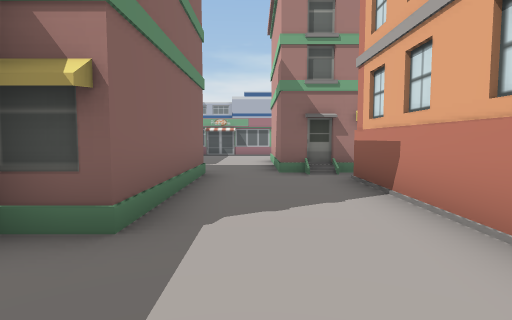
[1] (above)

24 first-person views from a walk through a scene from a Unity 3-D project. The camera is 1.5 m above the floor, tilts 4° down and sees 80° across. The floor is counted in squares, 2 m on a side. Each view is taken from the middle of a square. On the plan, view 1 faces up. The plan holds only what a view shows up to about 10 squares ahead; the rest is blank. The place goes on beyond the plan.

[2]
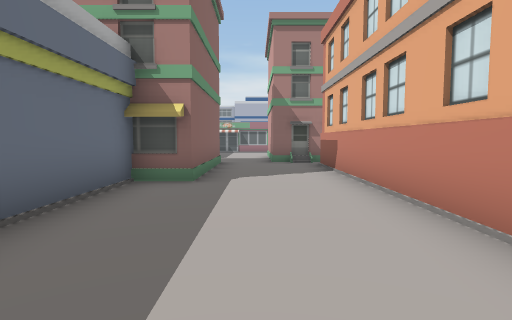

[3]
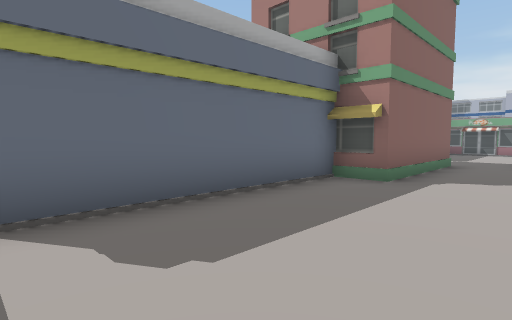

[4]
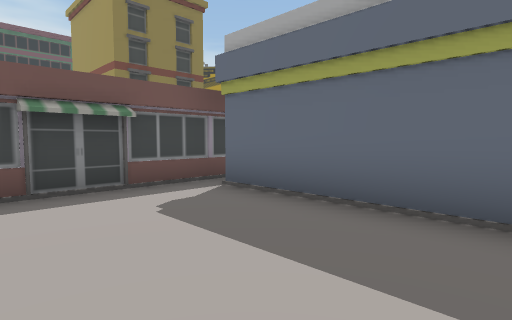

[5]
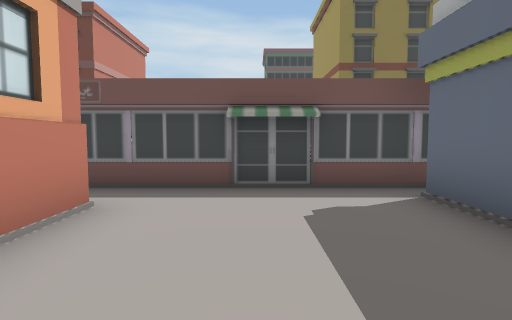

[6]
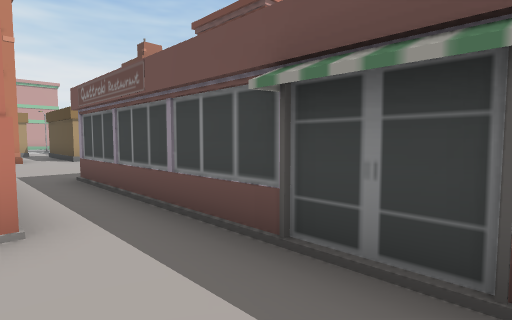

[7]
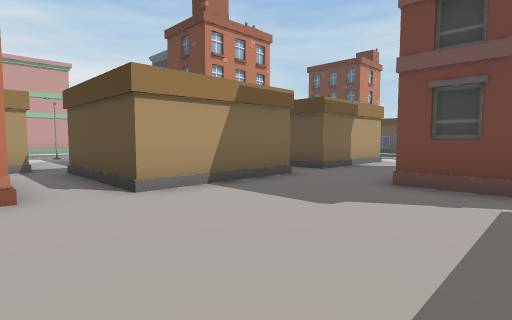

[8]
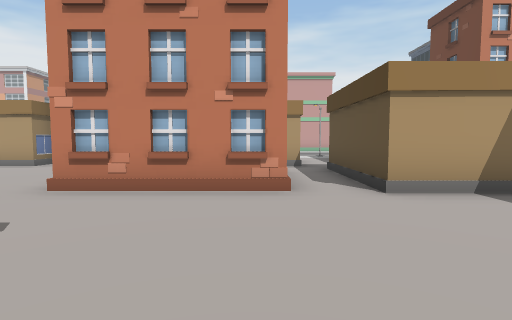

[9]
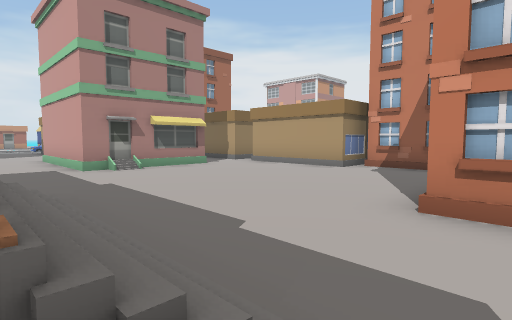

[10]
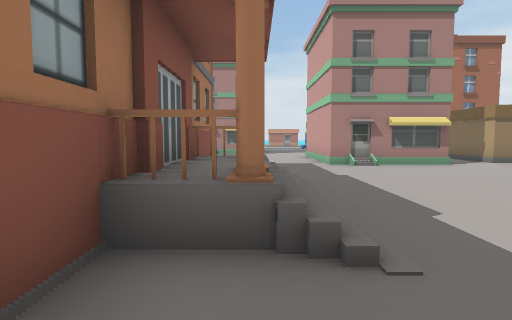

[11]
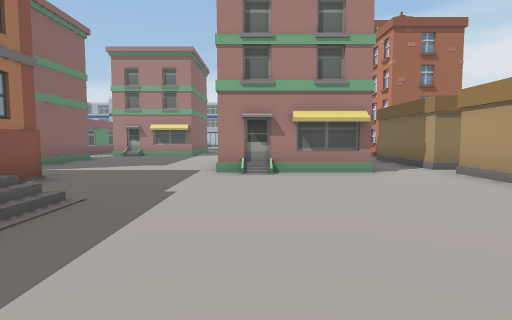

[12]
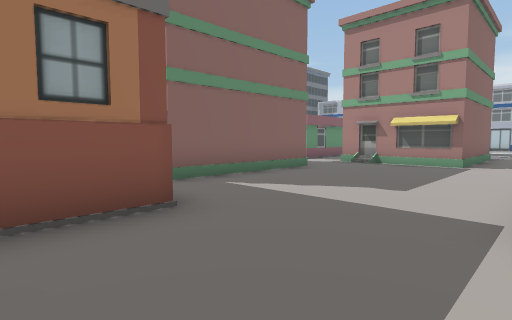

[13]
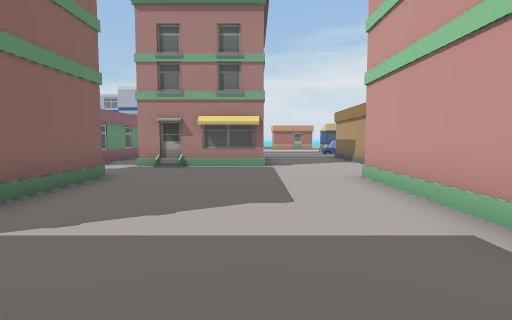

[14]
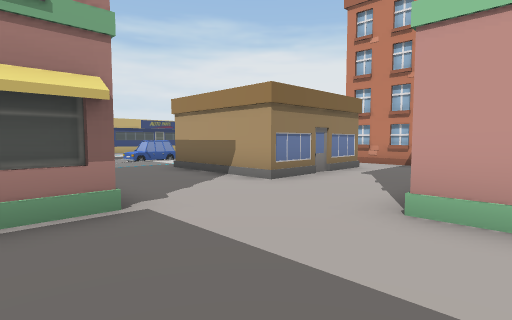

[15]
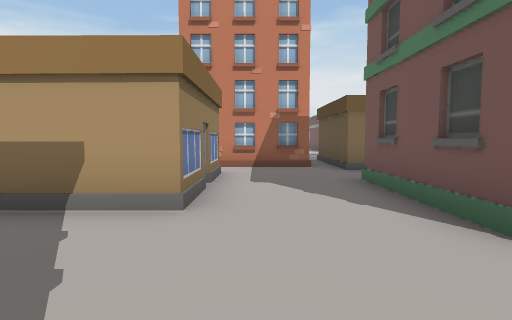

[16]
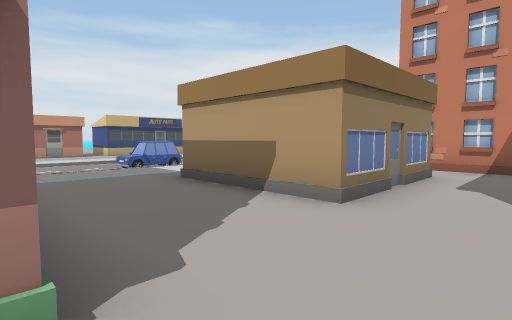

[17]
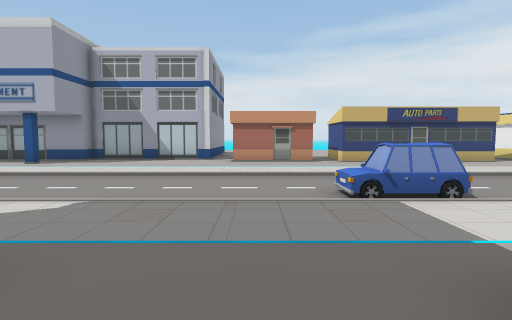

[18]
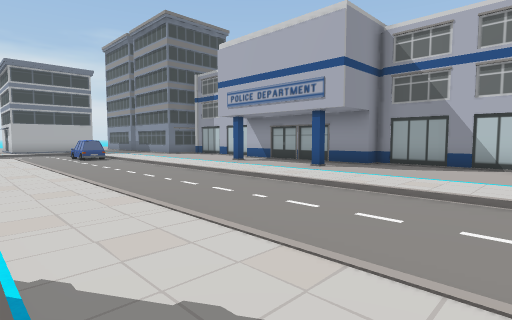

[19]
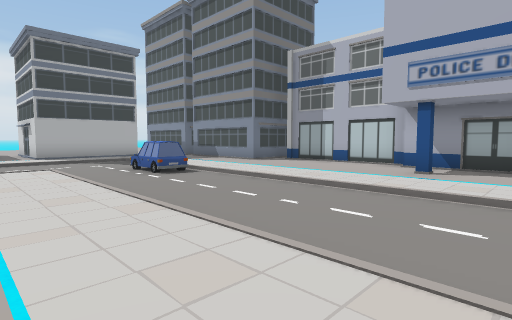

[20]
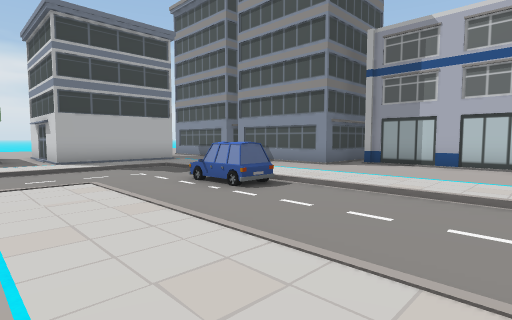

[21]
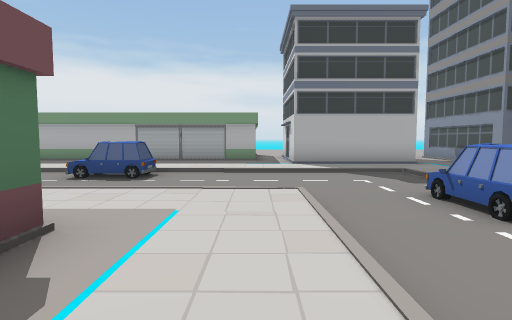

[22]
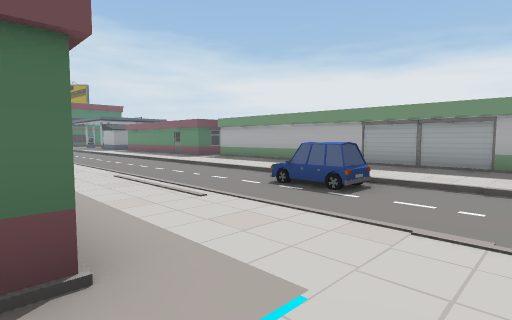

[23]
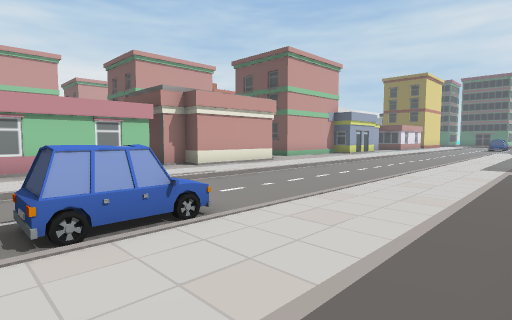

[24]
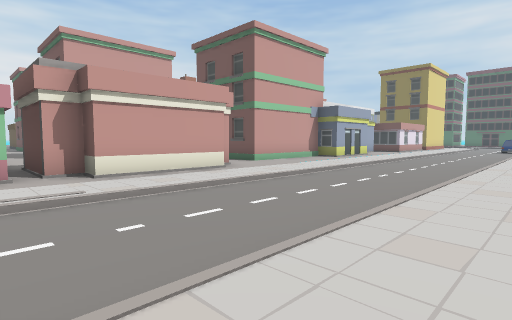

### Floor plan
Key: @ floor where view 1 was taken; # wall or solid block; . main floor; - floor 0.25 m lower than the main floor; / step, stairs or slope; B building; H house; C car.
Columns run from 13 left of view 1 to 17 right of it. Each row starts with its distance up from view 1.
 28   B
 27   B   ##############B
 26 ##   ##...............###B####
 25 ..   .......B..B..........  ..
 24 B//   ////////////////////  ..
 23  /..  ...................  ..
 22  /.---CC----------------- --
 21  /.---------------------CC-
 20 B/.---------------------C--
 19 ./.---....................
 18 ...---.//////////////////
 17 ...---..B            ../
 16 ...C--..#           #...
 15 ...C--..#      #.   #...    H
 14 ...---..#      #.####...#H#.#
 13 ...---.....     ../B........#
 12 ...---..#       ............H
 11  ..---..        B#....#B##..HHH
 10  ..---..    ..#  #....#    H
  9  ..---..    ..#  #....#    H
  8  ..---...   ..#  #....#   .H
  7  ..---...   ..####....####..H
  6  ..---..    #...  ..........
  5  ..---.     #..#   #........
  4   .---      #..#   #........
  3   .--      ##..#   #B.......##
  2   .-      BB...#   # .......#
  1            B...#   #B.......H
  0            B.@.#   #B...# H H
 -1            B...#   #....#
 -2            B...#    ....#
 -3            B............# H
 -4           ########B.........H
 -5                    .....###..
 -6                    .....
 -7                    .....
 -8                    ##...H
 -9                       ...
-10                       ..#
-11                       ..
-12                       ..   H
-13                            HH

Where each view was taken, in squares from view 1:
view 1: 0 up, 0 right, facing up
view 2: 3 down, 0 right, facing up
view 3: 3 down, 1 right, facing up-left
view 4: 1 up, 1 right, facing down-left
view 5: 1 up, 0 right, facing down
view 6: 2 down, 1 left, facing down-right
view 7: 3 down, 6 right, facing down-right
view 8: 3 down, 6 right, facing right
view 9: 1 down, 7 right, facing up-right
view 10: 2 down, 7 right, facing up
view 11: 0 up, 10 right, facing up
view 12: 4 up, 9 right, facing up-left
view 13: 5 up, 7 right, facing up
view 14: 10 up, 6 right, facing up-right
view 15: 13 up, 7 right, facing right
view 16: 12 up, 7 right, facing up-right
view 17: 16 up, 9 right, facing up
view 18: 18 up, 7 right, facing up-left
view 19: 18 up, 1 right, facing up-left
view 20: 18 up, 2 left, facing up-left
view 21: 19 up, 3 left, facing left
view 22: 19 up, 5 left, facing down-left
view 23: 17 up, 13 left, facing down-right
view 24: 14 up, 12 left, facing down-right
